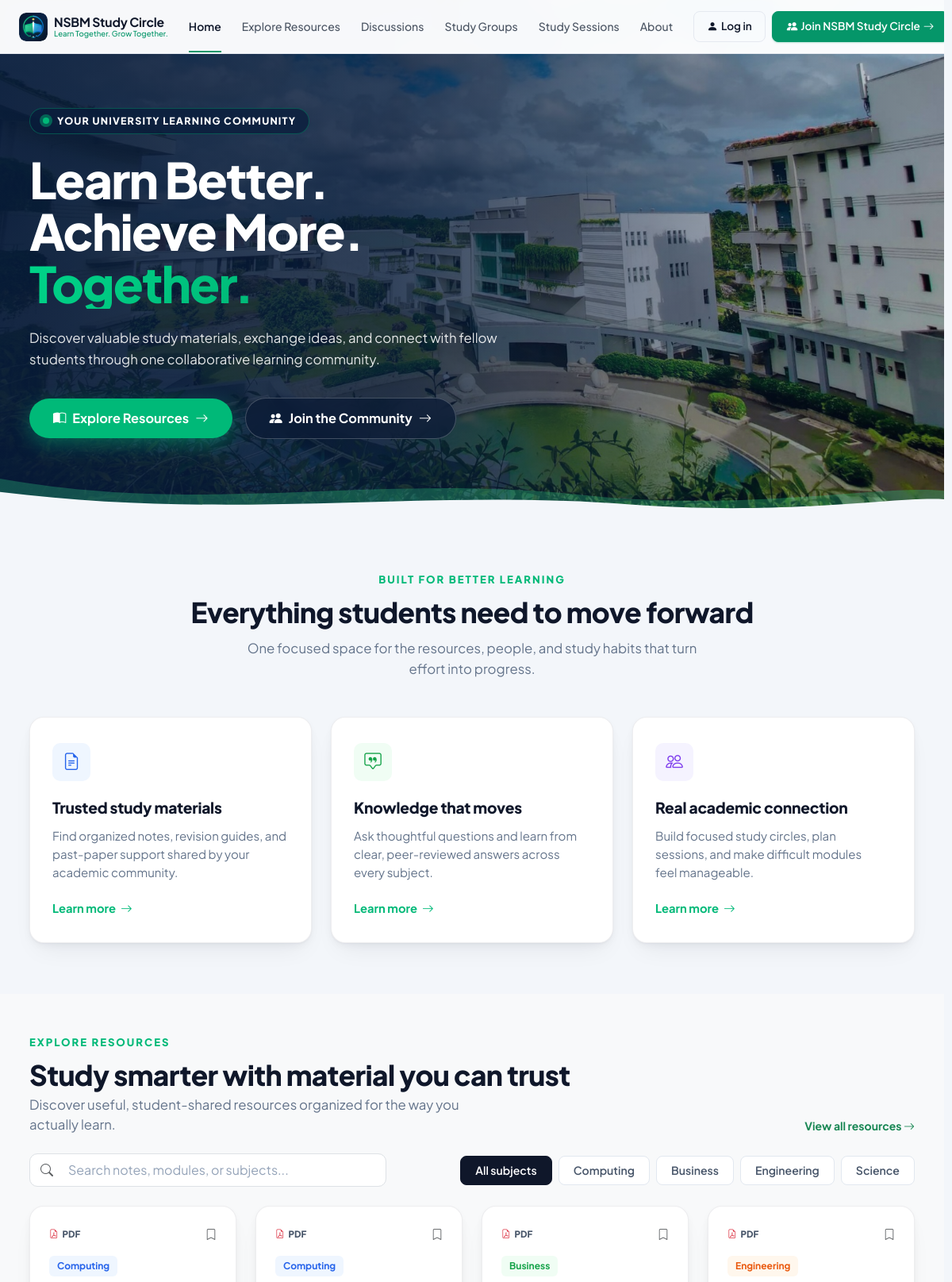
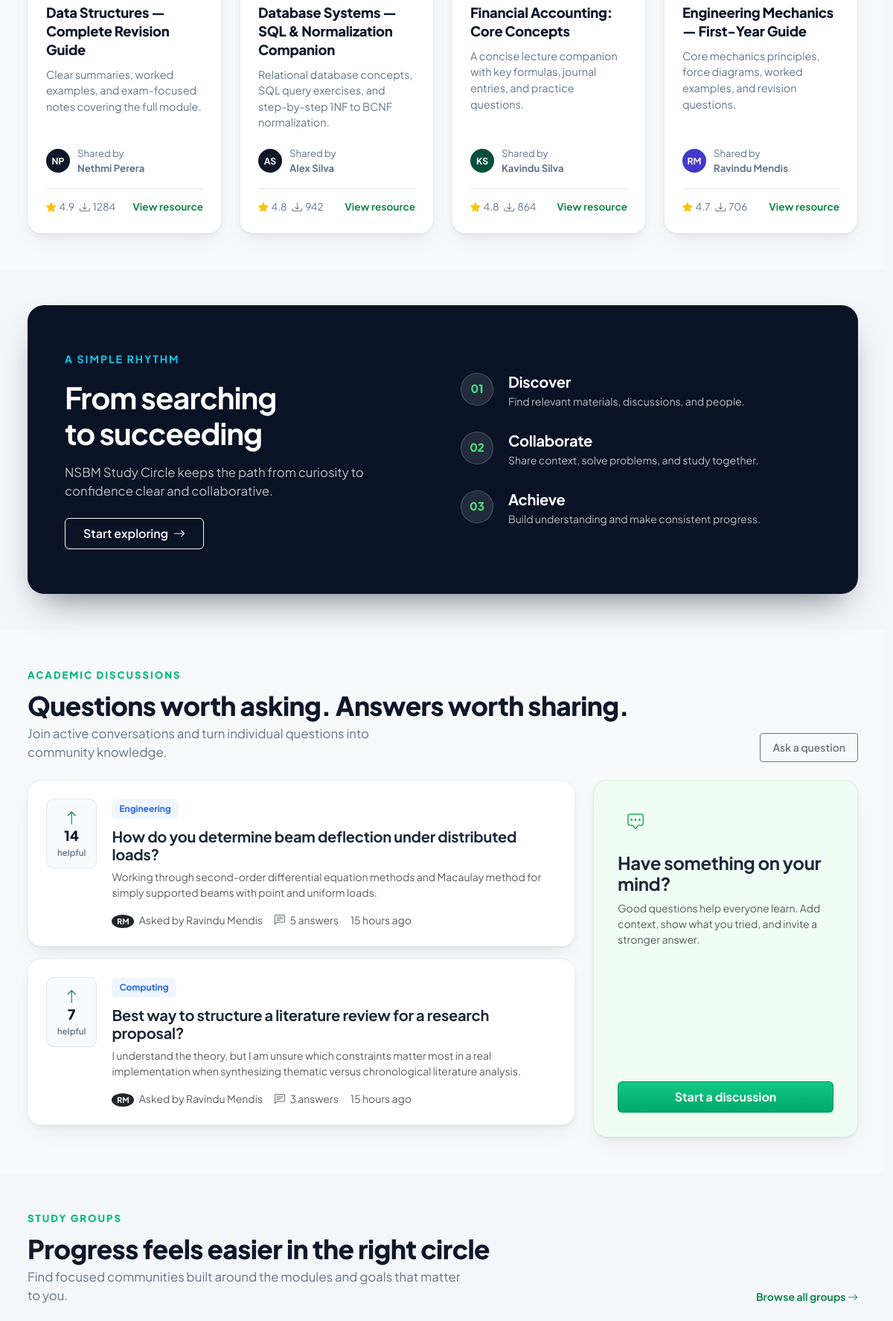
The app's page /frontend/index.php (upper part) with its own data (2 pictures, top to bottom).
### tables this page shows
CREATE TABLE IF NOT EXISTS resources (
    id INT AUTO_INCREMENT PRIMARY KEY,
    title VARCHAR(255) NOT NULL,
    description TEXT NULL,
    about_text TEXT NULL,
    whats_included TEXT NULL,
    preview_badge VARCHAR(100) NULL,
    preview_heading VARCHAR(255) NULL,
    preview_subheading VARCHAR(255) NULL,
    subject_id INT NULL,
    module_code VARCHAR(30) NULL,
    faculty ENUM('Computing', 'Business', 'Engineering', 'Science') NOT NULL DEFAULT 'Computing',
    academic_year VARCHAR(20) DEFAULT 'Year 1',
    file_path VARCHAR(255) NOT NULL,
    file_type VARCHAR(20) DEFAULT 'PDF',
    file_size_mb DECIMAL(5,2) DEFAULT 0.00,
    page_count INT DEFAULT 1,
    language VARCHAR(50) DEFAULT 'English',
    uploaded_by INT NOT NULL,
    status ENUM('Pending', 'Approved', 'Rejected', 'Archived') DEFAULT 'Approved',
    downloads INT DEFAULT 0,
    rating DECIMAL(2,1) DEFAULT 5.0,
    ratings_count INT DEFAULT 0,
    created_at TIMESTAMP DEFAULT CURRENT_TIMESTAMP,
    FOREIGN KEY (uploaded_by) REFERENCES users(id) ON DELETE CASCADE,
    INDEX idx_resources_faculty (faculty),
    INDEX idx_resources_status (status),
    INDEX idx_resources_uploaded_by (uploaded_by)
);

CREATE TABLE IF NOT EXISTS users (
    id INT AUTO_INCREMENT PRIMARY KEY,
    name VARCHAR(120) NOT NULL,
    email VARCHAR(160) NOT NULL UNIQUE,
    password VARCHAR(255) NOT NULL,
    role ENUM('admin', 'student') NOT NULL DEFAULT 'student',
    admin_type ENUM('Super administrator', 'Content moderator', 'Community moderator') NULL,
    student_id VARCHAR(30) NULL UNIQUE,
    faculty ENUM('Computing', 'Business', 'Engineering', 'Science') NOT NULL DEFAULT 'Computing',
    degree_program VARCHAR(180) DEFAULT 'BSc (Hons) Computer Science · Year 3',
    academic_year VARCHAR(20) DEFAULT 'Year 3',
    status ENUM('Active', 'Pending', 'Suspended') NOT NULL DEFAULT 'Active',
    bio TEXT NULL,
    academic_interests VARCHAR(255) DEFAULT 'Algorithms, Web Development, Databases',
    profile_visibility ENUM('NSBM Study Circle members', 'Public', 'Private') DEFAULT 'NSBM Study Circle members',
    profile_image VARCHAR(255) NULL,
    last_active_at TIMESTAMP NULL DEFAULT CURRENT_TIMESTAMP ON UPDATE CURRENT_TIMESTAMP,
    created_at TIMESTAMP DEFAULT CURRENT_TIMESTAMP,
    updated_at TIMESTAMP DEFAULT CURRENT_TIMESTAMP ON UPDATE CURRENT_TIMESTAMP,
    INDEX idx_users_role (role),
    INDEX idx_users_faculty (faculty),
    INDEX idx_users_status (status)
);

CREATE TABLE IF NOT EXISTS discussions (
    id INT AUTO_INCREMENT PRIMARY KEY,
    title VARCHAR(255) NOT NULL,
    body TEXT NOT NULL,
    faculty ENUM('Computing', 'Business', 'Engineering', 'Science') DEFAULT 'Computing',
    category VARCHAR(100) DEFAULT 'Computing',
    module_code VARCHAR(30) NULL,
    tags VARCHAR(255) DEFAULT 'algorithms, sorting',
    author_id INT NOT NULL,
    upvotes INT DEFAULT 0,
    answers_count INT DEFAULT 0,
    views_count INT DEFAULT 45,
    is_solved TINYINT(1) DEFAULT 0,
    status ENUM('Open', 'Closed', 'Resolved') DEFAULT 'Open',
    is_hidden TINYINT(1) DEFAULT 0,
    created_at TIMESTAMP DEFAULT CURRENT_TIMESTAMP,
    updated_at TIMESTAMP DEFAULT CURRENT_TIMESTAMP ON UPDATE CURRENT_TIMESTAMP,
    FOREIGN KEY (author_id) REFERENCES users(id) ON DELETE CASCADE,
    INDEX idx_discussions_faculty (faculty),
    INDEX idx_discussions_category (category)
);

### frontend/index.php (the view, shortened to what the rows shown need)
<?php
require_once __DIR__ . '/../backend/config/db_config.php';
require_once __DIR__ . '/../backend/models/Resource.php';
require_once __DIR__ . '/../backend/models/Discussion.php';
require_once __DIR__ . '/../backend/models/StudySession.php';
$resourceModel = new ResourceModel($conn);
$discussionModel = new DiscussionModel($conn);
$resources = method_exists($resourceModel, 'getResources') ? $resourceModel->getResources('all', '', 4) : $resourceModel->getFilteredResources('all', 'all', 'all', '', 'most_downloaded', 4);
$discussions = method_exists($discussionModel, 'getTrendingDiscussions') ? $discussionModel->getTrendingDiscussions(2) : $discussionModel->getFilteredDiscussions('trending', 'all', '', 2);
$facultyBadgeClasses = [
    'Computing' => 'pill-computing',
    'Business' => 'pill-business',
    'Engineering' => 'pill-engineering',
    'Science' => 'pill-science'
];
$avatarColors = [
    'Computing' => '#0f172a',
    'Business' => '#064e3b',
    'Engineering' => '#4338ca',
    'Science' => '#0f766e'
];
?>
<!DOCTYPE html>
<html lang="en" data-bs-theme="light">
<head>
    <link href="https://cdn.jsdelivr.net/npm/bootstrap@5.3.3/dist/css/bootstrap.min.css" rel="stylesheet">
    <link rel="stylesheet" href="https://cdn.jsdelivr.net/npm/bootstrap-icons@1.11.3/font/bootstrap-icons.min.css">
    <link rel="stylesheet" href="assets/css/style.css">
</head>
<body>
    <header class="hero-section" id="home">
        <div class="container-xl d-flex flex-column justify-content-center h-100 position-relative z-2">
            <div class="hero-content">
                <h1 class="hero-headline">
                    Learn Better.<br>
                    Achieve More.<br>
                    <span class="text-hero-emerald">Together.</span>
                </h1>
            </div>
        </div>
    </header>
    <section class="py-5 my-3" id="about">
        <div class="container-xl">
            <div class="text-center mb-5">
                <h2 class="section-title">Everything students need to move forward</h2>
            </div>
        </div>
    </section>
    <section class="py-5 bg-body-tertiary" id="resources">
        <div class="container-xl">
            <div class="d-flex justify-content-between align-items-end mb-4 flex-wrap gap-2">
                <div>
                    <h2 class="section-title mb-1">Study smarter with material you can trust</h2>
                </div>
            </div>
            <div class="row g-4" id="resourceCardsContainer">
                <?php foreach ($resources as $res): ?>
                    <?php
                        $badgeClass = $facultyBadgeClasses[$res['faculty']] ?? 'pill-computing';
                        $avatarColor = $avatarColors[$res['faculty']] ?? '#0f172a';
                        $iconClass = ($res['file_type'] === 'DOCX') ? 'bi-file-earmark-word text-primary' : 'bi-file-earmark-pdf text-danger';
                    ?>
                    <div class="col-lg-3 col-md-6 resource-filter-item" data-faculty="<?php echo htmlspecialchars($res['faculty']); ?>" data-title="<?php echo htmlspecialchars($res['title']); ?>">
                        <div class="resource-grid-card">
                            <div>
                                <div class="d-flex justify-content-between align-items-center mb-3">
                                    <span class="res-format-badge"><i class="bi <?php echo $iconClass; ?>"></i> <?php echo htmlspecialchars($res['file_type']); ?></span>
                                    <button class="btn btn-sm p-0 text-muted border-0" title="Bookmark"><i class="bi bi-bookmark"></i></button>
                                </div>
                                <span class="res-faculty-pill <?php echo $badgeClass; ?>"><?php echo htmlspecialchars($res['faculty']); ?></span>
                                <h5 class="res-card-title"><?php echo htmlspecialchars($res['title']); ?></h5>
                                <p class="res-card-desc"><?php echo htmlspecialchars($res['description']); ?></p>
                            </div>
                            <div>
                                <div class="res-author-row">
                                    <div class="res-author-avatar" style="background:<?php echo $avatarColor; ?>;"><?php echo htmlspecialchars($res['author_initials'] ?? 'ST'); ?></div>
                                    <div class="res-author-text">
                                        Shared by<br><strong><?php echo htmlspecialchars($res['author_name']); ?></strong>
                                    </div>
                                </div>
                                <div class="res-card-footer">
                                    <div><i class="bi bi-star-fill text-warning me-1"></i><?php echo $res['rating']; ?> &nbsp; <i class="bi bi-download text-muted me-1"></i><?php echo $res['downloads']; ?></div>
                                    <a href="resource-details.php?id=<?php echo (int)($res['id'] ?? 1); ?>" class="text-success fw-bold text-decoration-none">View resource</a>
                                </div>
                            </div>
                        </div>
                    </div>
                <?php endforeach; ?>
            </div>
        </div>
    </section>
    <section class="py-5">
        <div class="container-xl">
            <div class="rhythm-dark-card">
                <div class="row align-items-center g-5">
                    <div class="col-lg-6">
                        <h2 class="display-6 fw-bold my-3 text-white">From searching to succeeding</h2>
                    </div>
                </div>
            </div>
        </div>
    </section>
    <section class="py-5 bg-body-tertiary" id="discussions">
        <div class="container-xl">
            <div class="d-flex justify-content-between align-items-end mb-4 flex-wrap gap-2">
                <div>
                    <h2 class="section-title mb-1">Questions worth asking. Answers worth sharing.</h2>
                </div>
            </div>
            <div class="row g-4 align-items-stretch">
                <div class="col-lg-8">
                    <?php foreach ($discussions as $disc): ?>
                        <div class="discussion-item-card mb-3">
                            <div class="upvote-box">
                                <i class="bi bi-arrow-up fs-5 text-success"></i>
                                <span class="count"><?php echo $disc['upvotes']; ?></span>
                                <span class="label">helpful</span>
                            </div>
                            <div class="flex-grow-1">
                                <span class="res-faculty-pill pill-computing"><?php echo htmlspecialchars($disc['faculty']); ?></span>
                                <h5 class="fw-bold mb-2"><?php echo htmlspecialchars($disc['title']); ?></h5>
                                <p class="text-muted small mb-3"><?php echo htmlspecialchars($disc['body']); ?></p>
                                <div class="d-flex align-items-center gap-3 small text-muted">
                                    <span><span class="badge bg-dark rounded-circle me-1"><?php echo htmlspecialchars($disc['author_initials']); ?></span> Asked by <?php echo htmlspecialchars($disc['author_name']); ?></span>
                                    <span><i class="bi bi-chat-left-text me-1"></i> <?php echo $disc['answers_count']; ?> answers</span>
                                    <span><?php echo htmlspecialchars($disc['time_ago']); ?></span>
                                </div>
                            </div>
                        </div>
                    <?php endforeach; ?>
                </div>
            </div>
        </div>
    </section>
    <section class="py-5" id="study-groups">
        <div class="container-xl">
            <div class="d-flex justify-content-between align-items-end mb-4 flex-wrap gap-2">
                <div>
                    <h2 class="section-title mb-1">Progress feels easier in the right circle</h2>
                </div>
            </div>
        </div>
    </section>
</body>
</html>

### records on screen
resources: file_type "PDF", faculty "Computing", title "Data Structures — Complete Revision Guide", description "Clear summaries, worked examples, and exam-focused notes covering the full module.", author_initials "NP", uploaded_by.name "Nethmi Perera", rating "4.9", downloads "1284"
resources: file_type "PDF", faculty "Computing", title "Database Systems — SQL & Normalization Companion", description "Relational database concepts, SQL query exercises, and step-by-step 1NF to BCNF normalization.", author_initials "AS", uploaded_by.name "Alex Silva", rating "4.8", downloads "942"
resources: file_type "PDF", faculty "Business", title "Financial Accounting: Core Concepts", description "A concise lecture companion with key formulas, journal entries, and practice questions.", author_initials "KS", uploaded_by.name "Kavindu Silva", rating "4.8", downloads "864"
resources: file_type "PDF", faculty "Engineering", title "Engineering Mechanics — First-Year Guide", description "Core mechanics principles, force diagrams, worked examples, and revision questions.", author_initials "RM", uploaded_by.name "Ravindu Mendis", rating "4.7", downloads "706"
discussions: upvotes "14", faculty "Engineering", title "How do you determine beam deflection under distributed loads?", body "Working through second-order differential equation methods and Macaulay method for simply supported beams with point and uniform loads.", author_initials "RM", author.name "Ravindu Mendis", answers_count "5", time_ago "15 hours ago"
discussions: upvotes "7", faculty "Computing", title "Best way to structure a literature review for a research proposal?", body "I understand the theory, but I am unsure which constraints matter most in a real implementation when synthesizing thematic versus chronological literature analysis.", author_initials "RM", author.name "Ravindu Mendis", answers_count "3", time_ago "15 hours ago"
